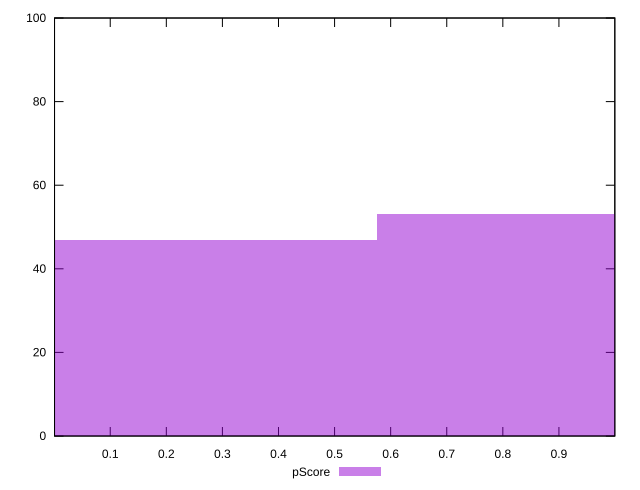

Recreate this plot in gnuplot.
reset

$pScore <<EOF
1.151232166929047 53
0 47
EOF

set key outside below
set boxwidth 1.151232166929047
set xrange [0.000682087250116481:0.9996687264701117]
set yrange [0:100]
set trange [0:100]
set style fill transparent solid 0.5 noborder
set terminal svg size 640, 490 enhanced background rgb 'white'
set output "reports/report_00028_2021-02-24T12-49-42.674Z/max-potential-fid/samples/card/pScore/histogram.svg"

plot $pScore title "pScore" with boxes

reset
